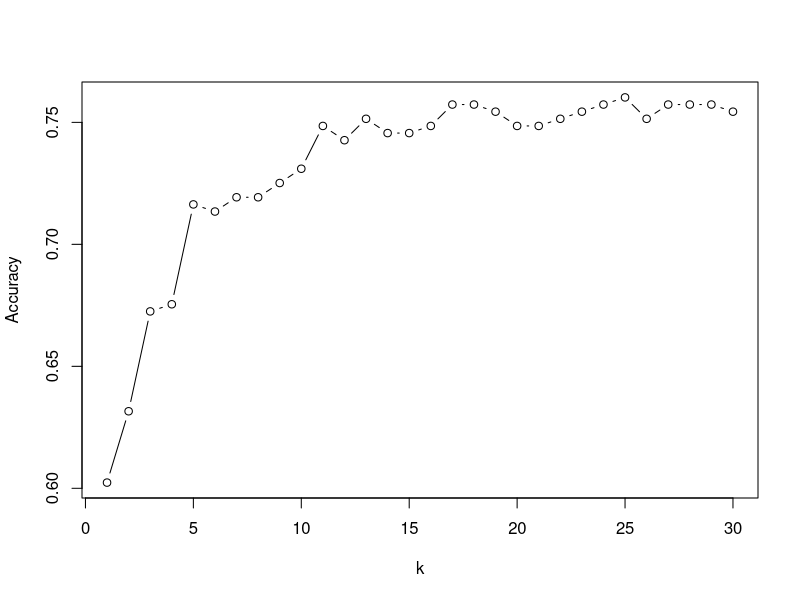

This figure's R source:
library(dplyr)
library(class)
library(e1071)
library(survival)

# EXAM STEP 1: Load dataset from package
data(rotterdam, package = "survival")

# EXAM STEP 2: Explore and prepare data
str(rotterdam)
summary(rotterdam)

# EXAM STEP 3: Keep only alive patients (death = 0)
rot_alive <- rotterdam %>%
  filter(death == 0)

# EXAM STEP 4: Convert stuff
rot_alive$recur <- factor(rot_alive$recur)
rot_alive$size <- as.numeric(rot_alive$size)

# EXAM STEP 5: Select relevant predictors + outcome

rot_df <- rot_alive %>%
  select(recur, age, size, grade, nodes, pgr, er)

# EXAM STEP 6: Split data into training (80%) / test (20%)
set.seed(100)
train_idx <- sample(1:nrow(rot_df), size = 0.8 * nrow(rot_df))
train.data <- rot_df[train_idx, ]
test.data <- rot_df[-train_idx, ]

# ---------------------------
# EXAM STEP 7: Logistic Regression (LR)
# - Use summary() to find significant predictors (p < 0.05)
# - Positive coefficient => higher relapse risk
# ---------------------------
lr_model <- glm(recur ~ ., data = train.data, family = "binomial")
summary(lr_model)

# Predicted probabilities and classes (threshold = 0.5)
lr_prob <- predict(lr_model, newdata = test.data, type = "response")
lr_pred <- ifelse(lr_prob > 0.5, 1, 0)
lr_pred <- factor(lr_pred, levels = c(0, 1))

lr_cm <- table(Predicted = lr_pred, Actual = test.data$recur)
lr_acc <- mean(lr_pred == test.data$recur)

lr_cm

coef(lr_model)

# ---------------------------
# EXAM STEP 8: kNN (requires normalization)
# ---------------------------
nor <- function(x) {
  x <- as.numeric(x)
  rng <- max(x, na.rm = TRUE) - min(x, na.rm = TRUE)
  if (!is.finite(rng) || rng == 0) return(rep(0, length(x)))
  (x - min(x, na.rm = TRUE)) / rng
}

rot_knn <- rot_df

# # size is an ordered category in this dataset. Convert it to numeric rank for kNN.
# rot_knn$size <- as.numeric(factor(rot_knn$size, levels = c("<=20", "20-50", ">50")))

rot_knn[, c("age", "size", "grade", "nodes", "pgr", "er")] <-
  lapply(rot_knn[, c("age", "size", "grade", "nodes", "pgr", "er")], nor)

# kNN cannot handle missing values.
rot_knn <- rot_knn[complete.cases(rot_knn), ]

set.seed(100)
train_idx_knn <- sample(1:nrow(rot_knn), size = 0.8 * nrow(rot_knn))
train_knn <- rot_knn[train_idx_knn, ]
test_knn <- rot_knn[-train_idx_knn, ]

sum(is.na(train_knn))
sum(is.na(test_knn))

# EXAM STEP 9: Choose best k (loop over k and pick max accuracy)
acc_k <- numeric(30)
for (k in 1:30) {
  set.seed(101)
  knn_pred <- knn(
    train = train_knn[, -1],
    test = test_knn[, -1],
    cl = train_knn$recur,
    k = k
  )
  acc_k[k] <- mean(knn_pred == test_knn$recur)
}

plot(acc_k, type = "b", xlab = "k", ylab = "Accuracy")

best_k <- which.max(acc_k)
best_k

set.seed(100)
knn_best <- knn(
  train = train_knn[, -1],
  test = test_knn[, -1],
  cl = train_knn$recur,
  k = best_k
)

knn_cm <- table(Predicted = knn_best, Actual = test_knn$recur)
knn_acc <- mean(knn_best == test_knn$recur)

knn_cm
knn_acc

# ---------------------------
# EXAM STEP 10: SVM (Linear + Tuned Radial)
# - Linear kernel first
# - Then tune radial kernel using cost + gamma
# ---------------------------

# Linear SVM
svm_linear <- svm(recur ~ ., data = train_knn, kernel = "linear")
svm_pred_lin <- predict(svm_linear, newdata = test_knn)

svm_lin_cm <- table(Predicted = svm_pred_lin, Actual = test_knn$recur)
svm_lin_acc <- mean(svm_pred_lin == test_knn$recur) 

svm_lin_cm
svm_lin_acc

# Tuned radial SVM (nonlinear kernel)
set.seed(123)
svm_tune <- tune.svm(
  recur ~ ., data = train_knn, kernel = "radial",
  cost = 10^(-1:2), gamma = c(0.1, 0.5, 1, 2)
)

best_svm <- svm_tune$best.model
svm_pred_rad <- predict(best_svm, newdata = test_knn)

svm_rad_cm <- table(Predicted = svm_pred_rad, Actual = test_knn$recur)
svm_rad_acc <- mean(svm_pred_rad == test_knn$recur)

svm_rad_cm
svm_rad_acc

# ---------------------------
# EXAM STEP 11: Performance comparison
# - Accuracy, FPR, FNR
# ---------------------------
calc_metrics <- function(cm) {
  tp <- cm["1", "1"]
  tn <- cm["0", "0"]
  fp <- cm["1", "0"]
  fn <- cm["0", "1"]
  acc <- (tp + tn) / sum(cm)
  fpr <- fp / (fp + tn)
  fnr <- fn / (fn + tp)
  data.frame(Accuracy = acc, FPR = fpr, FNR = fnr)
}

results <- rbind(
  LR = calc_metrics(lr_cm),
  kNN = calc_metrics(knn_cm),
  SVM_Linear = calc_metrics(svm_lin_cm),
  SVM_Radial = calc_metrics(svm_rad_cm)
)

results

# Explicit false positive / false negative rates (in %)
rate_table <- results %>%
  mutate(
    Accuracy = round(Accuracy * 100, 2),
    FPR = round(FPR * 100, 2),
    FNR = round(FNR * 100, 2)
  )

rate_table
